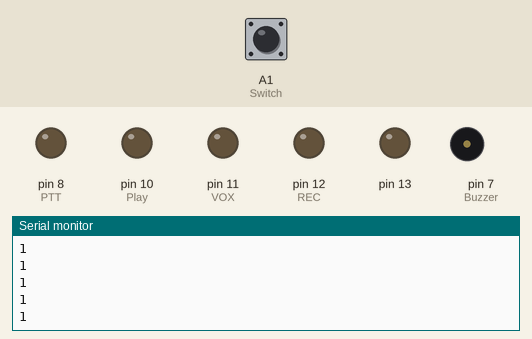
A sketch run on a simulated Arduino Uno, built with avr-gcc and run on an emulated ATmega328P. Parts: output pins drawn as LEDs (lit = HIGH), buzzer (waves = sounding, pin HIGH), the last lines printed to the serial monitor. The test bench sets the inputs (shaded band); at power-on: A1 (Switch) HIGH.

Above: at 1.2 s.
1.3 s: A1 (Switch) pulled LOW for 0.15 s
At 2.0 s:
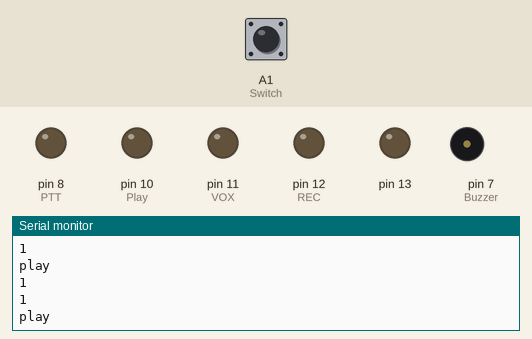
3.0 s: A1 (Switch) pulled LOW for 1 s
5.5 s: A1 (Switch) driven LOW
At 6.2 s:
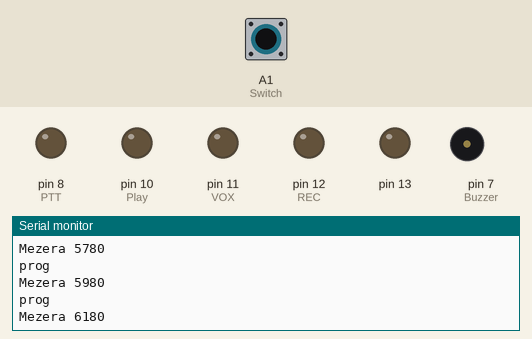
Timing chart, 0 to 8.5 s (numbered marks = the images above; inputs shaded):
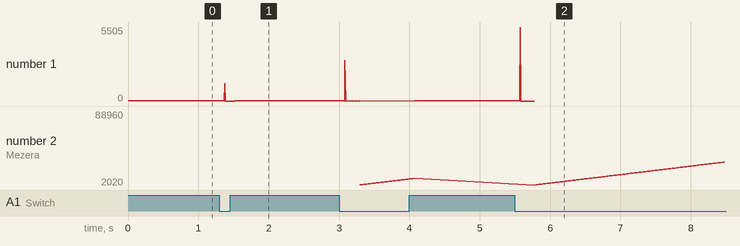

Measured:
- after the input at 1.3 s, the serial monitor: prints a new line after 0.07 s (image 1)
- after the input at 5.5 s, the serial monitor: prints a new line after 0.07 s (image 2)
- plotted number 2: 9771 → 88960 after the input at 5.5 s

The sketch:

CQ_Caller.ino
```cpp
//CQ Caller


//NASTAVENÍ !!!

int   timeoutset  = 200;                         //prodleva přepnutí prog/play

//procesní proměnné
byte   switched              ;                       //stav přepínače
unsigned long casovacstart = 0;                      // kdy naposledy zapnuto [ms]
int                    cas = 0;                      // naměřený čas
unsigned long  mezerastart = 0;                      // kdy naposledy vypnuto [ms]
int                 mezera = 0;                      // mezera mezi CQ
boolean   oversetPlay           =0;                       //stav přepínače
boolean   oversetProg           =0;
boolean   oversetRec            =0;
byte      exchange              =1;
byte      exchangePlay          =1;
byte      exchangeRec           =1;
boolean   playstate             = LOW;
boolean   mezerastate;


#define REC     12
#define Play    10
#define VOX     11
#define PTT     8
#define Buzzer  7
#define Switch A1


void setup() {

  Serial.begin(9600);
  pinMode(Switch, INPUT);
  pinMode(REC, OUTPUT);
  pinMode(Play, OUTPUT);
  pinMode(VOX, OUTPUT);
  pinMode(PTT, OUTPUT);
  pinMode(Buzzer, OUTPUT);

 pinMode(13, OUTPUT);


  digitalWrite(13,HIGH);
}

void loop(){
  switched = digitalRead (Switch);                                             //poloha přepínače
              Serial.println(switched," ");
           if (switched != exchange && switched == 0){
             casovacstart = millis();   Serial.println(casovacstart );                //start časovače pro mezeru mezi CQ
           }
           if (switched == 0){
               cas=(millis()-casovacstart);                                      //výpočet časovače
             if(cas>timeoutset){prog();
           } }
           if (switched != exchange && switched == 1){
             if (cas < timeoutset){
               oversetPlay = !oversetPlay;
           } }
           if (oversetPlay == true){
               //exchangePlay =oversetPlay
               play();
           }
           exchange = switched;
           if (playstate = HIGH) digitalWrite (13,LOW);
           else digitalWrite (13,HIGH);

}
void prog(){  Serial.println("prog");                                           // proces programování času mezery
              //digitalWrite (Buzzer,HIGH);delay (500);digitalWrite (Buzzer,LOW);
              oversetPlay = false;
              mezera = cas;                                                     //zápis mezery
              //digitalWrite (Buzzer,HIGH);delay (500);digitalWrite (Buzzer,LOW); // pípnutí jako potvrzení
              Serial.print("Mezera ");
              Serial.print(mezera);

}
void play(){ Serial.println("play");

            unsigned long currentMillis = millis();
           if(currentMillis - mezerastart > mezera) {       // uložte, kdy jste naposledy blikli LED
              mezerastart = currentMillis;   Serial.println(playstate);             // jestliže je LED vypnutá, zapněte ji a naopak:
              if (playstate == HIGH) playstate=LOW;
              else                  playstate=HIGH;

           }
}
```
